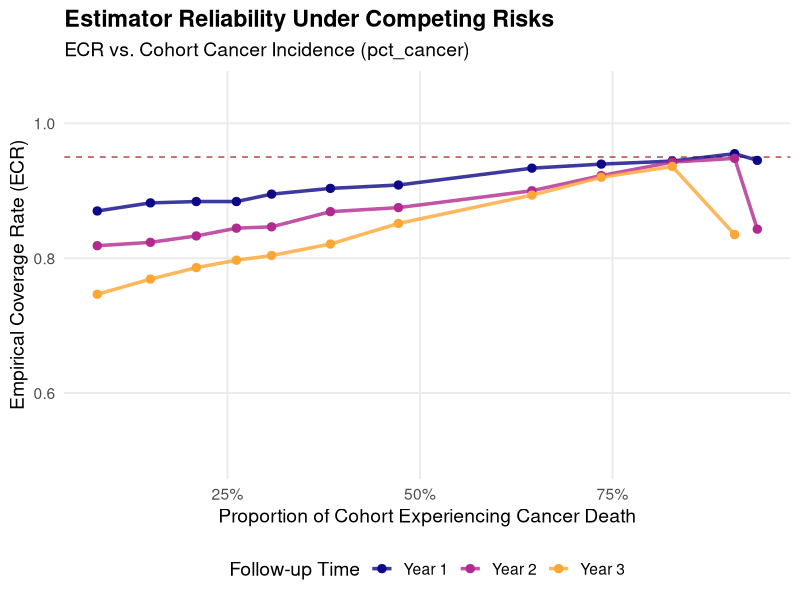

R code for this plot:
# Load required libraries
library(tidyverse)
library(scales)

# Read the dataset
results_df <- read_csv("outputs/tables/final_results_complete.csv")

# Convert time_t to a categorical factor for stratification
results_df <- results_df %>%
  mutate(time_t_factor = factor(time_t, labels = paste("Year", unique(sort(time_t)))))

# Generate the plot
ggplot(results_df, aes(x = pct_cancer, y = ecr, color = time_t_factor, group = time_t_factor)) +
  geom_hline(yintercept = 0.95, linetype = "dashed", color = "darkred", alpha = 0.7) +
  geom_line(linewidth = 1.2, alpha = 0.8) +
  geom_point(size = 2.5) +
  scale_color_viridis_d(option = "plasma", end = 0.8) + # Professional color palette
  scale_x_continuous(labels = percent_format(accuracy = 1)) +
  scale_y_continuous(limits = c(0.5, 1.05), breaks = seq(0, 1, by = 0.2)) +
  labs(
    title = "Estimator Reliability Under Competing Risks",
    subtitle = "ECR vs. Cohort Cancer Incidence (pct_cancer)",
    x = "Proportion of Cohort Experiencing Cancer Death",
    y = "Empirical Coverage Rate (ECR)",
    color = "Follow-up Time"
  ) +
  theme_minimal(base_size = 14) +
  theme(
    plot.title = element_text(face = "bold"),
    legend.position = "bottom",
    panel.grid.minor = element_blank()
  )
